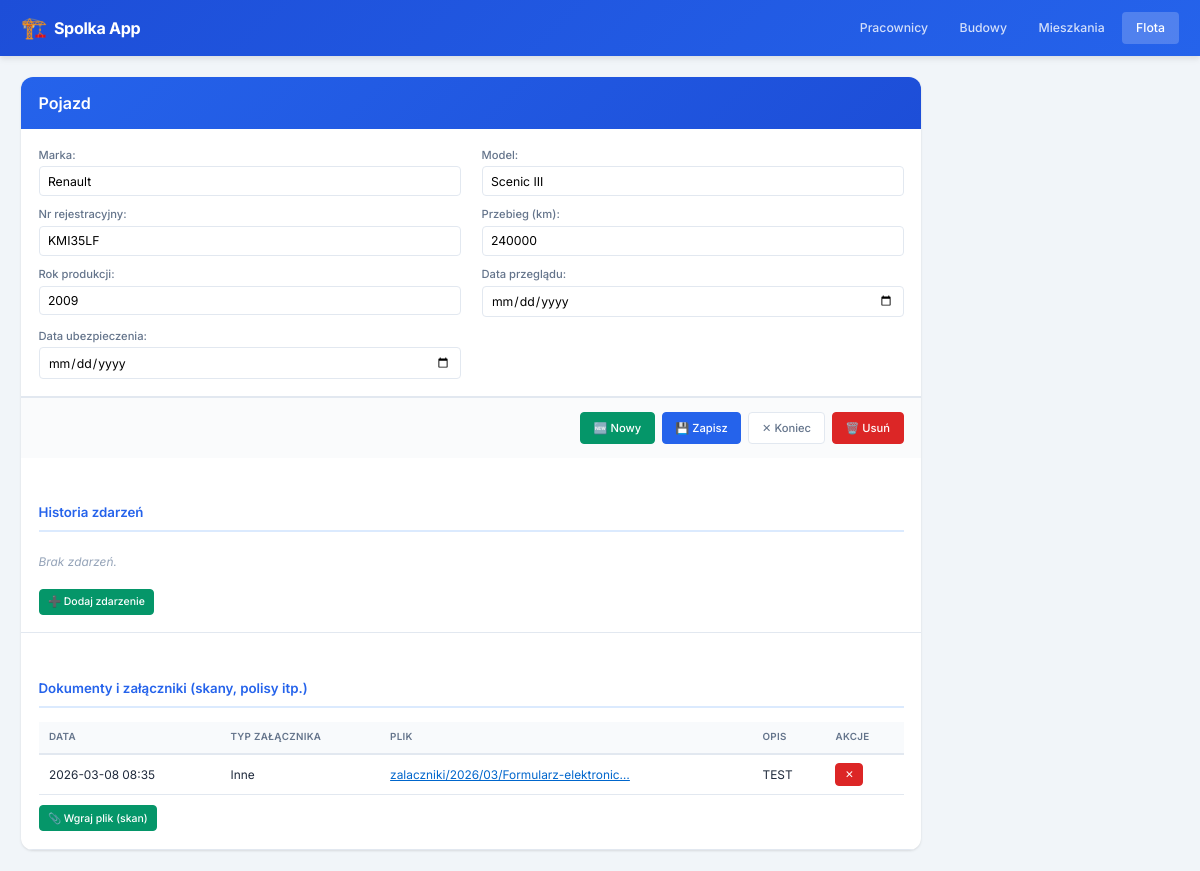
Page /flota/1/ on the committed database.
### kadry/models.py (models this page shows, shortened)
class Pojazd(models.Model):
    marka = models.CharField("Marka", max_length=100)
    model_pojazdu = models.CharField("Model", max_length=100)
    nr_rejestracyjny = models.CharField(
        "Nr rejestracyjny", max_length=20, unique=True
    )
    przebieg_km = models.PositiveIntegerField("Przebieg (km)", default=0)
    rok_produkcji = models.PositiveIntegerField("Rok produkcji", null=True, blank=True)
    data_przegladu = models.DateField("Data przeglądu", null=True, blank=True)
    data_ubezpieczenia = models.DateField("Data ubezpieczenia", null=True, blank=True)
    class Meta:
        verbose_name = "Pojazd"
        verbose_name_plural = "Pojazdy"
        ordering = ["nr_rejestracyjny"]

class Zalacznik(models.Model):
    TYP_CHOICES = [
        ("dowod_przod", "Dowód osobisty - przód"),
        ("dowod_tyl", "Dowód osobisty - tył"),
        ("wzor_podpisu", "Wzór podpisu"),
        ("skan", "Skan dokumentu"),
        ("zdjecie", "Zdjęcie"),
        ("inne", "Inne"),
    ]
    content_type = models.ForeignKey(ContentType, on_delete=models.CASCADE)
    object_id = models.PositiveIntegerField()
    content_object = GenericForeignKey("content_type", "object_id")
    plik = models.FileField("Plik", upload_to="zalaczniki/%Y/%m/")
    typ_dokumentu = models.CharField("Typ załącznika", max_length=50, choices=TYP_CHOICES, default="inne")
    opis = models.CharField("Opcjonalny opis", max_length=255, blank=True)
    data_dodania = models.DateTimeField("Data dodania", auto_now_add=True)
    class Meta:
        verbose_name = "Załącznik"
        verbose_name_plural = "Załączniki"
        ordering = ["-data_dodania"]

### kadry/views.py (the view)
# urls.py: path("flota/<int:pk>/", views.pojazd_detail, name="pojazd_detail"),
def pojazd_detail(request, pk):
    obj = get_object_or_404(Pojazd, pk=pk)
    if request.method == "POST":
        form = PojazdForm(request.POST, instance=obj)
        if form.is_valid():
            form.save()
            django_messages.success(request, "Zapisano zmiany.")
            return redirect("pojazd_detail", pk=obj.pk)
    else:
        form = PojazdForm(instance=obj)
    zdarzenia = ZdarzenieFloty.objects.filter(pojazd=obj).order_by("-data")
    zdarzenie_form = ZdarzenieFlotyForm()
    ct = ContentType.objects.get_for_model(Pojazd)
    zalaczniki = Zalacznik.objects.filter(content_type=ct, object_id=obj.pk)
    zalacznik_form = ZalacznikForm()
    context = {
        "form": form,
        "object": obj,
        "module_name": "Pojazd",
        "list_url_name": "pojazd_list",
        "zdarzenia": zdarzenia,
        "zdarzenie_form": zdarzenie_form,
        "zalaczniki": zalaczniki,
        "zalacznik_form": zalacznik_form,
        "content_type_id": ct.pk,
    }
    return render(request, "kadry/pojazd_form.html", context)

### kadry/forms.py
class PojazdForm(forms.ModelForm):
    class Meta:
        model = Pojazd
        fields = [
            "marka", "model_pojazdu", "nr_rejestracyjny",
            "przebieg_km", "rok_produkcji", "data_przegladu", "data_ubezpieczenia",
        ]
        widgets = {
            "marka": forms.TextInput(attrs={"class": "form-input"}),
            "model_pojazdu": forms.TextInput(attrs={"class": "form-input"}),
            "nr_rejestracyjny": forms.TextInput(attrs={"class": "form-input"}),
            "przebieg_km": forms.NumberInput(attrs={"class": "form-input", "min": "0"}),
            "rok_produkcji": forms.NumberInput(attrs={"class": "form-input"}),
            "data_przegladu": forms.DateInput(attrs={"class": "form-input", "type": "date"}),
            "data_ubezpieczenia": forms.DateInput(attrs={"class": "form-input", "type": "date"}),
        }

class ZdarzenieFlotyForm(forms.ModelForm):
    class Meta:
        model = ZdarzenieFloty
        fields = ["data", "typ", "opis", "przebieg_km", "koszt"]
        widgets = {
            "data": forms.DateInput(attrs={"class": "form-input", "type": "date"}),
            "typ": forms.Select(attrs={"class": "form-input"}),
            "opis": forms.Textarea(attrs={"class": "form-input", "rows": 3}),
            "przebieg_km": forms.NumberInput(attrs={"class": "form-input", "min": "0"}),
            "koszt": forms.NumberInput(attrs={"class": "form-input", "step": "0.01"}),
        }

### kadry/templates/kadry/pojazd_form.html (shortened to what this page needs)
{% extends "kadry/base.html" %}
{% block content %}
<div class="detail-view">
    <div class="detail-header">
        <h1 class="detail-title">{{ module_name }}</h1>
    </div>
    <form method="post" enctype="multipart/form-data" class="detail-form">
        <div class="form-section">
            <div class="form-grid">
                {% for field in form %}
                <div class="form-group {% if field.errors %}has-error{% endif %}">
                    <label class="form-label" for="{{ field.id_for_label }}">{{ field.label }}:</label>
                    {{ field }}
                </div>
                {% endfor %}
            </div>
        </div>
        <div class="form-actions">
            {% if object %}
            <a href="{% url 'pojazd_create' %}" class="btn btn-new">🆕 Nowy</a>
            {% endif %}
            <button type="submit" class="btn btn-save">💾 Zapisz</button>
            <a href="{% url list_url_name %}" class="btn btn-cancel">✕ Koniec</a>
            {% if object %}
            <a href="{% url 'pojazd_delete' pk=object.pk %}" class="btn btn-danger">🗑️ Usuń</a>
            {% endif %}
        </div>
    </form>
    {% if object %}
    <div class="form-section" style="margin-top: 2rem;">
        <h2 class="section-title">Historia zdarzeń</h2>
        {% if zdarzenia %}
        <table class="data-table sub-table">
            <thead>
                <tr>
                    <th>Data</th>
                    <th>Typ</th>
                    <th>Opis</th>
                    <th>Przebieg (km)</th>
                    <th>Koszt (PLN)</th>
                    <th>Akcje</th>
                </tr>
            </thead>
            <tbody>
                {% for z in zdarzenia %}
                <tr>
                    <td>{{ z.data }}</td>
                    <td>{{ z.get_typ_display }}</td>
                    <td>{{ z.opis|truncatewords:8 }}</td>
                    <td>{{ z.przebieg_km|default:"-" }}</td>
                    <td>{{ z.koszt|default:"-" }}</td>
                    <td>
                        <form method="post" action="{% url 'zdarzenie_delete' pk=z.pk %}" style="display:inline">
                            {% csrf_token %}
                            <button type="submit" class="btn btn-sm btn-danger" title="Usuń zdarzenie">✕</button>
                        </form>
                    </td>
                </tr>
                {% endfor %}
            </tbody>
        </table>
        {% else %}
        <p class="empty-text">Brak zdarzeń.</p>
        {% endif %}
        <details class="inline-form-toggle">
            <summary class="btn btn-sm btn-add">➕ Dodaj zdarzenie</summary>
        </details>
    </div>
    {% endif %}
    {% if object %}
    <div class="form-section" style="margin-top: 2rem;">
        <h2 class="section-title">Dokumenty i załączniki (skany, polisy itp.)</h2>
        {% if zalaczniki %}
        <table class="data-table sub-table">
            <thead>
                <tr>
                    <th>Data</th>
                    <th>Typ załącznika</th>
                    <th>Plik</th>
                    <th>Opis</th>
                    <th>Akcje</th>
                </tr>
            </thead>
            <tbody>
                {% for z in zalaczniki %}
                <tr>
                    <td>{{ z.data_dodania|date:"Y-m-d H:i" }}</td>
                    <td>{{ z.get_typ_dokumentu_display }}</td>
                    <td><a href="{{ z.plik.url }}" target="_blank"
                            style="color: #0066cc; text-decoration: underline;">{{ z.plik.name|truncatechars:40 }}</a>
                    </td>
                    <td>{{ z.opis|default:"-" }}</td>
                    <td>
                        <form method="post" action="{% url 'zalacznik_delete' pk=z.pk %}" style="display:inline">
                            <button type="submit" class="btn btn-sm btn-danger" title="Usuń plik całkowicie"
                                onclick="return confirm('Trwale usunąć ten plik ze serwera?');">✕</button>
                        </form>
                    </td>
                </tr>
                {% endfor %}
            </tbody>
        </table>
        {% else %}
        <p class="empty-text">Brak wgranych załączników.</p>
        {% endif %}
        <details class="inline-form-toggle">
            <summary class="btn btn-sm btn-add">📎 Wgraj plik (skan)</summary>
        </details>
    </div>
    {% endif %}
</div>
{% endblock %}

### kadry/static/kadry/css/style.css (style rules this page uses)
*, *::before, *::after { box-sizing: border-box; margin: 0; padding: 0; }
:root { --primary: #2563EB; --primary-dark: #1D4ED8; --primary-light: #DBEAFE; --primary-bg: #EFF6FF; --accent-green: #059669; --accent-orange: #D97706; --accent-red: #DC2626; --bg-body: #F1F5F9; --bg-card: #FFFFFF; --text-primary: #1E293B; --text-secondary: #64748B; --text-muted: #94A3B8; --border: #E2E8F0; --border-focus: #93C5FD; --shadow: 0 1px 3px rgba(0,0,0,.08), 0 1px 2px rgba(0,0,0,.04); --shadow-md: 0 4px 6px rgba(0,0,0,.06), 0 2px 4px rgba(0,0,0,.04); --shadow-lg: 0 10px 15px rgba(0,0,0,.08), 0 4px 6px rgba(0,0,0,.04); --radius: 8px; --radius-sm: 4px; --radius-lg: 12px; --transition: all .2s ease; }
html { font-size: 14px; }
body { font-family: 'Inter', -apple-system, BlinkMacSystemFont, 'Segoe UI', sans-serif; background: var(--bg-body); color: var(--text-primary); line-height: 1.5; min-height: 100vh; }
a { color: var(--primary); text-decoration: none; }
.data-table { width: 100%; border-collapse: collapse; font-size: .85rem; }
.data-table thead { background: #F8FAFC; }
.data-table th { padding: .6rem .75rem; text-align: left; font-weight: 600; color: var(--text-secondary); border-bottom: 2px solid var(--border); white-space: nowrap; font-size: .75rem; text-transform: uppercase; letter-spacing: .03em; }
.data-table td { padding: .55rem .75rem; border-bottom: 1px solid var(--border); color: var(--text-primary); }
.detail-view { background: var(--bg-card); border-radius: var(--radius-lg); box-shadow: var(--shadow); overflow: hidden; max-width: 900px; }
.detail-header { padding: 1rem 1.25rem; background: linear-gradient(135deg, var(--primary) 0%, var(--primary-dark) 100%); color: #fff; }
.detail-title { font-size: 1.15rem; font-weight: 600; }
.detail-form { padding: 0; }
.form-section { padding: 1.25rem; border-bottom: 1px solid var(--border); }
.section-title { font-size: .95rem; font-weight: 600; color: var(--primary); margin-bottom: 1rem; padding-bottom: .5rem; border-bottom: 2px solid var(--primary-light); }
.form-grid { display: grid; grid-template-columns: 1fr 1fr; gap: .75rem 1.5rem; }
.form-group { display: flex; flex-direction: column; gap: .2rem; }
.form-label { font-size: .8rem; font-weight: 500; color: var(--text-secondary); }
.form-input { padding: .45rem .6rem; border: 1px solid var(--border); border-radius: var(--radius-sm); font-size: .875rem; font-family: inherit; transition: var(--transition); background: #fff; width: 100%; }
.sub-table { margin-bottom: .75rem; }
.sub-table th { font-size: .7rem; }
.inline-form-toggle { margin-top: .75rem; }
.empty-text { color: var(--text-muted); font-style: italic; font-size: .85rem; padding: .5rem 0; }
.form-actions { display: flex; justify-content: flex-end; gap: .5rem; padding: 1rem 1.25rem; background: #FAFBFC; border-top: 1px solid var(--border); }
.btn { display: inline-flex; align-items: center; gap: .35rem; padding: .45rem .9rem; border: 1px solid var(--border); border-radius: var(--radius-sm); font-size: .8rem; font-weight: 500; font-family: inherit; cursor: pointer; transition: var(--transition); background: var(--bg-card); color: var(--text-primary); text-decoration: none; white-space: nowrap; }
.btn-sm { padding: .3rem .6rem; font-size: .75rem; }
.btn-add { background: var(--accent-green); color: #fff; border-color: var(--accent-green); }
.btn-save { background: var(--primary); color: #fff; border-color: var(--primary); }
.btn-new { background: var(--accent-green); color: #fff; border-color: var(--accent-green); }
.btn-cancel { color: var(--text-secondary); }
.btn-danger { background: var(--accent-red); color: #fff; border-color: var(--accent-red); }

### rows in the picture
Pojazd: form "Renault" "Scenic III" "KMI35LF" "240000" "2009"
Zalacznik: data_dodania "2026-03-08 08:35", typ_dokumentu "Inne", plik.name "zalaczniki/2026/03/Formularz-elektronic…", opis "TEST"

### other values in the picture
{{ module_name }} "Pojazd"
{{ field.label }} "Marka" "Model" "Nr rejestracyjny" "Przebieg (km)" "Rok produkcji" "Data przeglądu" "Data ubezpieczenia"
